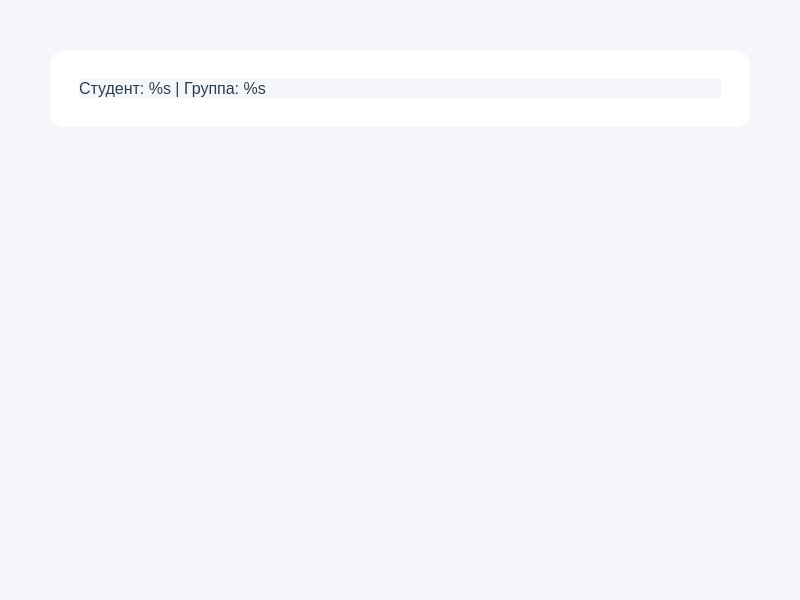
<?xml version="1.0" encoding="UTF-8"?>
<ui version="4.0">
 <class>LabSelectionWindow</class>
 <widget class="QWidget" name="LabSelectionWindow">
  <property name="geometry">
   <rect>
    <x>0</x>
    <y>0</y>
    <width>800</width>
    <height>600</height>
   </rect>
  </property>
  <property name="windowTitle">
   <string>Выбор лабораторной работы</string>
  </property>
  <property name="styleSheet">
   <string notr="true">QWidget {
    background-color: #f5f6fa;
}
QFrame#top_panel {
    background-color: white;
    border-radius: 15px;
    padding: 20px;
}
QLabel#student_info {
    color: #2c3e50;
    font-family: Arial;
    font-size: 12pt;
}
QListWidget {
    background-color: transparent;
    border: none;
}
QListWidget::item {
    padding: 5px;
}
QFrame.lab_item {
    background-color: white;
    border: 2px solid #ecf0f1;
    border-radius: 10px;
    padding: 10px;
    margin: 5px;
}
QFrame.lab_item:hover {
    border-color: #3498db;
}
QLabel.lab_title {
    color: #2c3e50;
    font-family: Arial;
    font-size: 12pt;
    font-weight: bold;
}
QLabel.lab_description {
    color: #7f8c8d;
    font-family: Arial;
    font-size: 10pt;
}
QLabel.lab_points {
    color: #2980b9;
    font-family: Arial;
    font-size: 10pt;
}</string>
  </property>
  <layout class="QVBoxLayout" name="verticalLayout">
   <property name="spacing">
    <number>20</number>
   </property>
   <property name="leftMargin">
    <number>50</number>
   </property>
   <property name="topMargin">
    <number>50</number>
   </property>
   <property name="rightMargin">
    <number>50</number>
   </property>
   <property name="bottomMargin">
    <number>50</number>
   </property>
   <item>
    <widget class="QFrame" name="top_panel">
     <property name="frameShape">
      <enum>QFrame::StyledPanel</enum>
     </property>
     <property name="frameShadow">
      <enum>QFrame::Raised</enum>
     </property>
     <layout class="QHBoxLayout" name="horizontalLayout">
      <item>
       <widget class="QLabel" name="student_info">
        <property name="text">
         <string>Студент: %s | Группа: %s</string>
        </property>
       </widget>
      </item>
     </layout>
    </widget>
   </item>
   <item>
    <widget class="QListWidget" name="lab_list_widget">
     <property name="geometry">
      <rect>
       <x>10</x>
       <y>50</y>
       <width>780</width>
       <height>500</height>
      </rect>
     </property>
    </widget>
   </item>
   <item>
    <widget class="QListWidget" name="labs_list"/>
   </item>
  </layout>
 </widget>
 <resources/>
 <connections/>
</ui>
